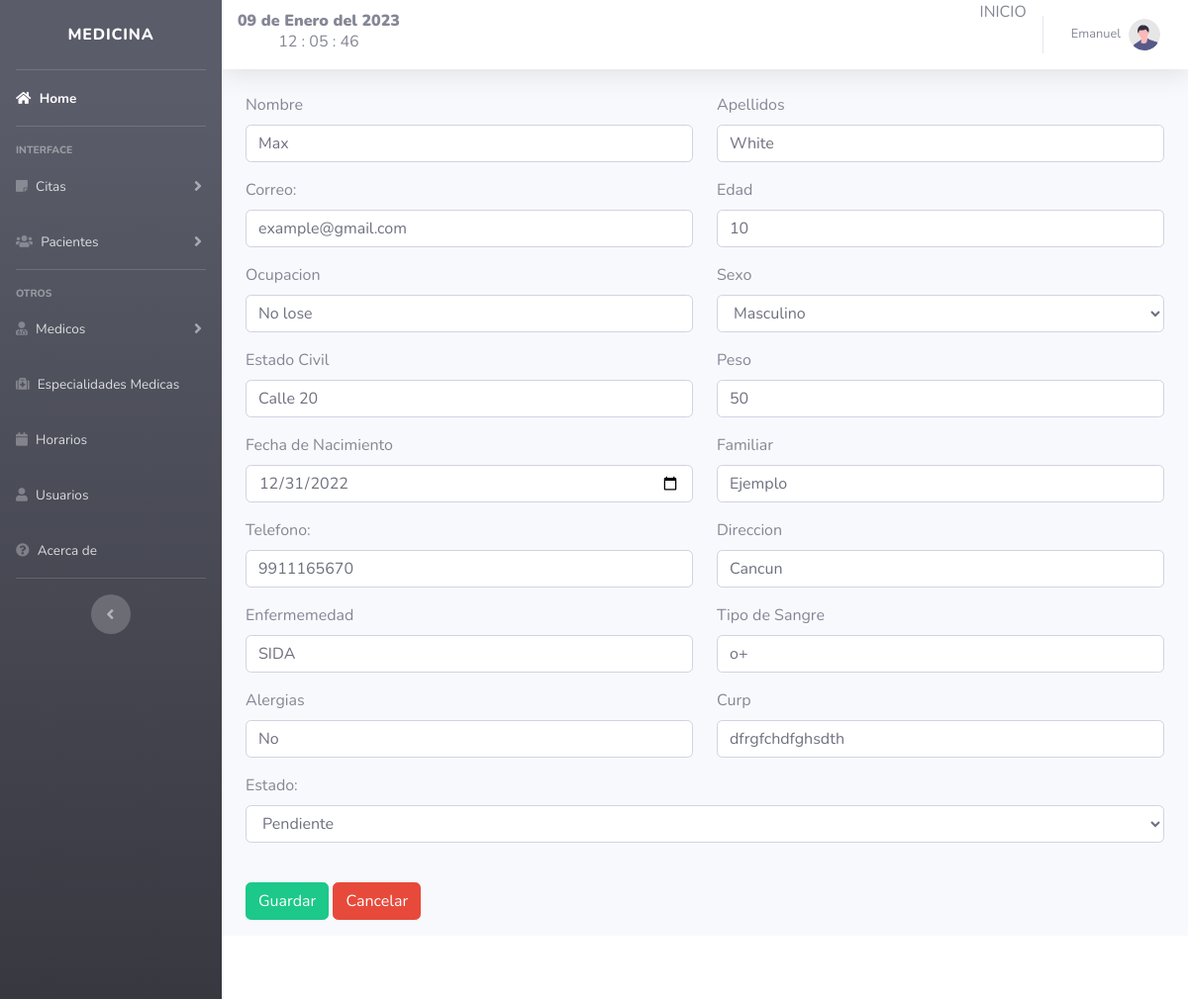
The app's page /includes/editar_paciente.php?id=11 (signed in), older data.
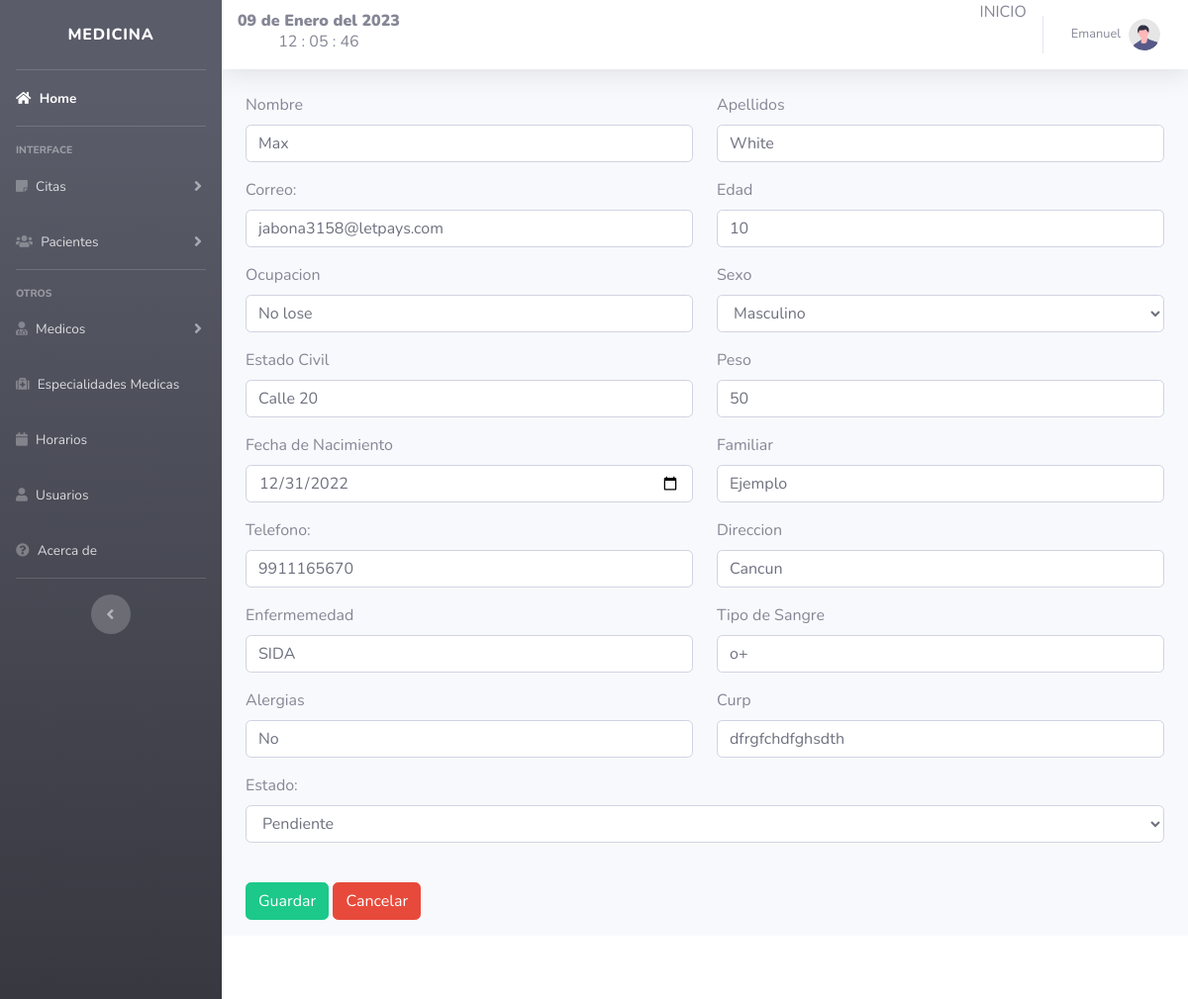
The same page, newer data.
### tables this page shows
CREATE TABLE `pacientes` (
  `id` int(11) NOT NULL,
  `nombre` varchar(50) NOT NULL,
  `apellidos` varchar(150) NOT NULL,
  `correo` varchar(50) NOT NULL,
  `edad` varchar(150) NOT NULL,
  `ocupacion` varchar(150) NOT NULL,
  `sexo` varchar(50) NOT NULL,
  `estado_civil` varchar(150) NOT NULL,
  `peso` varchar(150) NOT NULL,
  `nacimiento` date NOT NULL,
  `familiar` varchar(150) NOT NULL,
  `telefono` varchar(50) NOT NULL,
  `direccion` varchar(150) NOT NULL,
  `enfermedad` varchar(150) NOT NULL,
  `tipo_sangre` varchar(150) NOT NULL,
  `alergias` varchar(150) NOT NULL,
  `curp` varchar(150) NOT NULL,
  `fecha` timestamp NULL DEFAULT current_timestamp(),
  `estado` varchar(50) NOT NULL,
  `id_user` int(11) NOT NULL
);

### includes/editar_paciente.php (the view, shortened to what the changed rows need)
<?php
$id = $_GET['id'];
include "db.php";
$consulta = "SELECT * FROM pacientes WHERE id = $id";
$resultado = mysqli_query($conexion, $consulta);
$usuario = mysqli_fetch_assoc($resultado);
?>
<?php include_once "header.php"; ?>
<form action="../includes/functions.php" method="POST">
    <div class="container">
        <div class="row">
            <div class="col-sm-6">
                <div class="mb-3">
                    <label for="nombre" class="form-label">Nombre</label>
                    <input type="text" id="nombre" name="nombre" class="form-control" value="<?php echo $usuario['nombre']; ?>" required>
                </div>
            </div>
            <div class="col-sm-6">
                <div class="mb-3">
                    <label for="nombre" class="form-label">Apellidos</label>
                    <input type="text" id="apellidos" name="apellidos" class="form-control" value="<?php echo $usuario['apellidos']; ?>" required>
                </div>
            </div>
        </div>
        <div class="row">
            <div class="col-sm-6">
                <div class="mb-3">
                    <label for="username">Correo:</label><br>
                    <input type="email" name="correo" id="correo" class="form-control" value="<?php echo $usuario['correo']; ?>">
                </div>
            </div>
            <div class="col-sm-6">
                <div class="mb-3">
                    <label for="username">Edad</label><br>
                    <input type="number" name="edad" id="edad" class="form-control" value="<?php echo $usuario['edad']; ?>">
                </div>
            </div>
        </div>
        <div class="row">
            <div class="col-sm-6">
                <div class="mb-3">
                    <label for="username">Ocupacion</label><br>
                    <input type="text" name="ocupacion" id="ocupacion" class="form-control" value="<?php echo $usuario['ocupacion']; ?>">
                </div>
            </div>
            <div class="col-sm-6">
                <div class="mb-3">
                    <label for="sexo" class="form-label">Sexo</label>
                    <select name="sexo" id="sexo" class="form-control" value="<?php echo $usuario['sexo']; ?>" required>
                        <option <?php echo $usuario['sexo'] === 'Masculino' ? "selected='selected' " : "" ?> value="Masculino">Masculino</option>
                    </select>
                </div>
            </div>
        </div>
        <div class="row">
            <div class="col-sm-6">
                <div class="mb-3">
                    <label for="username">Estado Civil</label><br>
                    <input type="text" name="estado_civil" id="estado_civil" class="form-control" value="<?php echo $usuario['estado_civil']; ?>">
                </div>
            </div>
            <div class="col-sm-6">
                <div class="mb-3">
                    <label for="username">Peso</label><br>
                    <input type="number" name="peso" id="peso" class="form-control" value="<?php echo $usuario['peso']; ?>">
                </div>
            </div>
        </div>
        <div class="row">
            <div class="col-sm-6">
                <div class="mb-3">
                    <label for="username">Fecha de Nacimiento</label><br>
                    <input type="date" name="nacimiento" id="nacimiento" class="form-control" value="<?php echo $usuario['nacimiento']; ?>">
                </div>
            </div>
            <div class="col-sm-6">
                <div class="mb-3">
                    <label for="username">Familiar</label><br>
                    <input type="text" name="familiar" id="familiar" class="form-control" value="<?php echo $usuario['familiar']; ?>">
                </div>
            </div>
        </div>
        <div class="row">
            <div class="col-sm-6">
                <div class="mb-3">
                    <label for="telefono">Telefono:</label><br>
                    <input type="number" name="telefono" id="telefono" class="form-control" value="<?php echo $usuario['telefono']; ?>" required>
                </div>
            </div>
            <div class="col-sm-6">
                <div class="mb-3">
                    <label for="username">Direccion</label><br>
                    <input type="text" name="direccion" id="direccion" class="form-control" value="<?php echo $usuario['direccion']; ?>">
                </div>
            </div>
        </div>
        <div class="row">
            <div class="col-sm-6">
                <div class="mb-3">
                    <label for="username">Enfermemedad</label><br>
                    <input type="text" name="enfermedad" id="enfermedad" class="form-control" value="<?php echo $usuario['enfermedad']; ?>">
                </div>
            </div>
            <div class="col-sm-6">
                <div class="mb-3">
                    <label for="username">Tipo de Sangre</label><br>
                    <input type="text" name="tipo_sangre" id="tipo_sangre" class="form-control" value="<?php echo $usuario['tipo_sangre']; ?>">
                </div>
            </div>
        </div>
        <div class="row">
            <div class="col-sm-6">
                <div class="mb-3">
                    <label for="username">Alergias</label><br>
                    <input type="text" name="alergias" id="alergias" class="form-control" value="<?php echo $usuario['alergias']; ?>">
                </div>
            </div>
            <div class="col-sm-6">
                <div class="mb-3">
                    <label for="username">Curp</label><br>
                    <input type="text" name="curp" id="curp" class="form-control" value="<?php echo $usuario['curp']; ?>">
                </div>
            </div>
        </div>
        <div class="form-group">
            <label for="pendiente" class="form-label">Estado:</label>
            <select name="estado" id="estado" class="form-control"  value="<?php echo $usuario['estado']; ?>" required>
                <option <?php echo $usuario['estado'] === 'Pendiente' ? "selected='selected' " : "" ?> value="Pendiente">Pendiente</option>
            </select>
        </div>
        <br>
    </div>
</form>
</html>

Row changes from the older to the newer data that the page shows:
changed pacientes "Max": correo "example@gmail.com" → "jabona3158@letpays.com"
